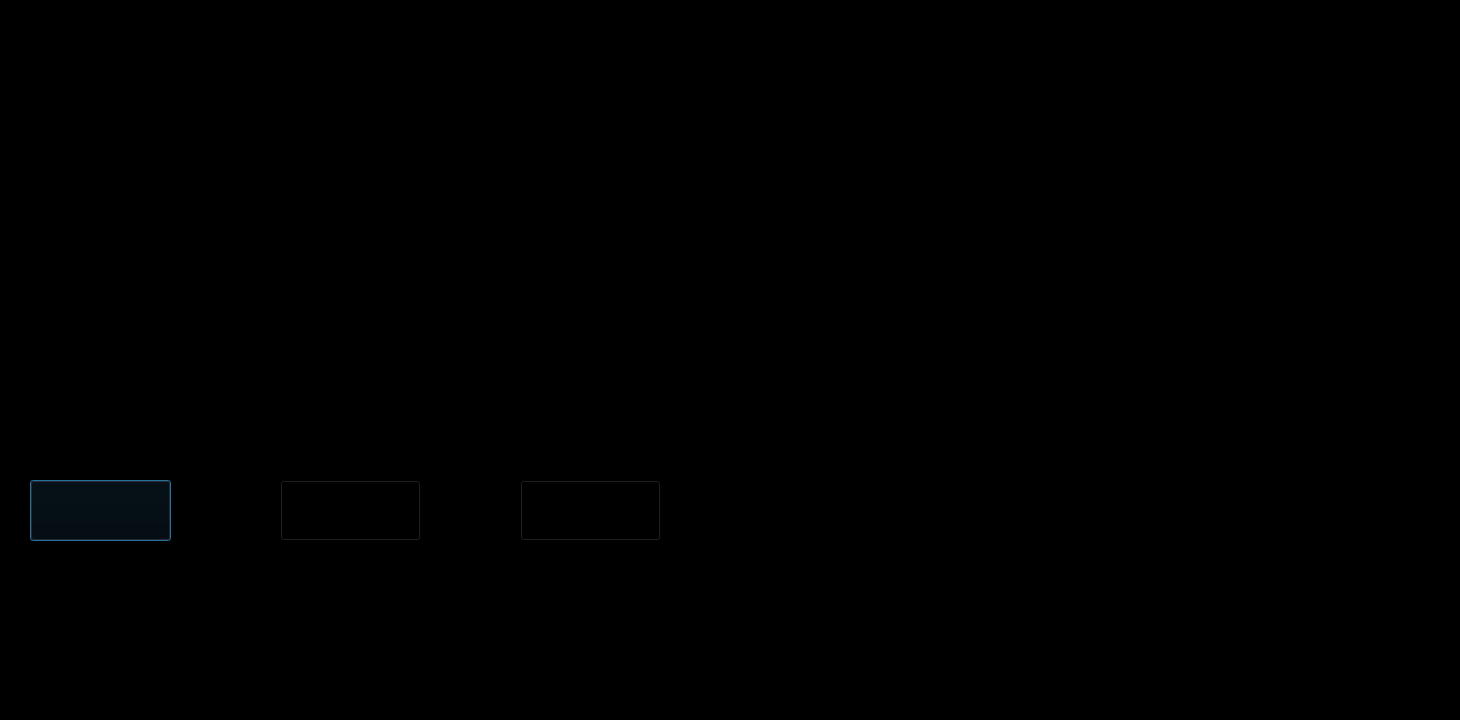
<?xml version="1.0" encoding="UTF-8"?>
<ui version="4.0">
 <class>Dialog</class>
 <widget class="QDialog" name="Dialog">
  <property name="geometry">
   <rect>
    <x>0</x>
    <y>0</y>
    <width>1460</width>
    <height>720</height>
   </rect>
  </property>
  <property name="windowTitle">
   <string>Dialog</string>
  </property>
  <property name="styleSheet">
   <string notr="true">background-color: rgb(0, 0, 0);</string>
  </property>
  <widget class="QLabel" name="logo">
   <property name="geometry">
    <rect>
     <x>40</x>
     <y>10</y>
     <width>640</width>
     <height>80</height>
    </rect>
   </property>
   <property name="styleSheet">
    <string notr="true">background-color: rgb(0, 0, 0);</string>
   </property>
   <property name="text">
    <string/>
   </property>
   <property name="pixmap">
    <pixmap>JarvisImages/logo.png</pixmap>
   </property>
   <property name="scaledContents">
    <bool>true</bool>
   </property>
  </widget>
  <widget class="QLabel" name="gif1">
   <property name="geometry">
    <rect>
     <x>-20</x>
     <y>110</y>
     <width>711</width>
     <height>341</height>
    </rect>
   </property>
   <property name="text">
    <string/>
   </property>
   <property name="pixmap">
    <pixmap>JarvisImages/samplegui3.gif</pixmap>
   </property>
   <property name="scaledContents">
    <bool>true</bool>
   </property>
  </widget>
  <widget class="QPushButton" name="startBtn">
   <property name="geometry">
    <rect>
     <x>30</x>
     <y>480</y>
     <width>141</width>
     <height>61</height>
    </rect>
   </property>
   <property name="styleSheet">
    <string notr="true">border-image: url(:/JarvisImages/startButton.png);</string>
   </property>
   <property name="text">
    <string/>
   </property>
  </widget>
  <widget class="QPushButton" name="loginBtn">
   <property name="geometry">
    <rect>
     <x>280</x>
     <y>480</y>
     <width>141</width>
     <height>61</height>
    </rect>
   </property>
   <property name="styleSheet">
    <string notr="true">border-image: url(:/JarvisImages/loginButton.png);</string>
   </property>
   <property name="text">
    <string/>
   </property>
  </widget>
  <widget class="QPushButton" name="exitBtn">
   <property name="geometry">
    <rect>
     <x>520</x>
     <y>480</y>
     <width>141</width>
     <height>61</height>
    </rect>
   </property>
   <property name="styleSheet">
    <string notr="true">border-image: url(:/JarvisImages/exitButton.png);</string>
   </property>
   <property name="text">
    <string/>
   </property>
  </widget>
 </widget>
 <resources/>
 <connections/>
</ui>
